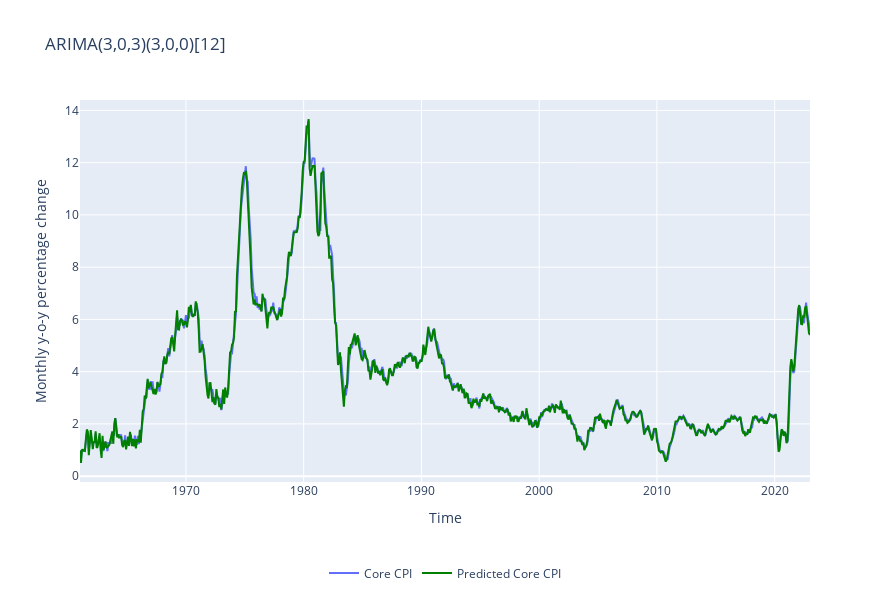

Source (notebook cell):
### Markdown cell above
# Preliminary analysis

### Code cell
config = {'displayModeBar': False}

fig = go.Figure()

fig.add_trace(go.Scatter(x = df_new["Time"], 
                         y = df_new['Growth Rate CCPI'], 
                         name = "Core CPI", 
                         mode = "lines"))
fig.add_trace(go.Scatter(x = df_new["Time"], 
                         y = pred, 
                         line_color="green",
                         name = "Predicted Core CPI", 
                         mode = "lines"))

fig.update_layout(
    title = "ARIMA(3,0,3)(3,0,0)[12]", 
    xaxis_title = "Time", 
    yaxis_title = "Monthly y-o-y percentage change",
    autosize=False,
    width=890,
    height=600,
  legend = dict(
        xanchor = "center",
        yanchor = "top",
        y = -0.2, 
        x = 0.5,
        orientation = 'h'
  )
)

fig.show(config=config)

### Figure 1 — Plotly figure (JSON) as saved in the notebook; plotly's stock layout.template omitted (floating-point values rounded to 4 significant figures; data arrays with more than 128 entries replaced by an {"elided": "..."} marker saying what was removed)
{"data": [{"mode": "lines", "name": "Core CPI", "type": "scatter", "x": {"elided": "745 str values"}, "y": {"elided": "745 float values"}}, {"line": {"color": "green"}, "mode": "lines", "name": "Predicted Core CPI", "type": "scatter", "x": {"elided": "745 str values"}, "y": {"elided": "745 float values"}}], "layout": {"autosize": false, "height": 600, "legend": {"orientation": "h", "x": 0.5, "xanchor": "center", "y": -0.2, "yanchor": "top"}, "title": {"text": "ARIMA(3,0,3)(3,0,0)[12]"}, "width": 890, "xaxis": {"title": {"text": "Time"}}, "yaxis": {"title": {"text": "Monthly y-o-y percentage change"}}}}
